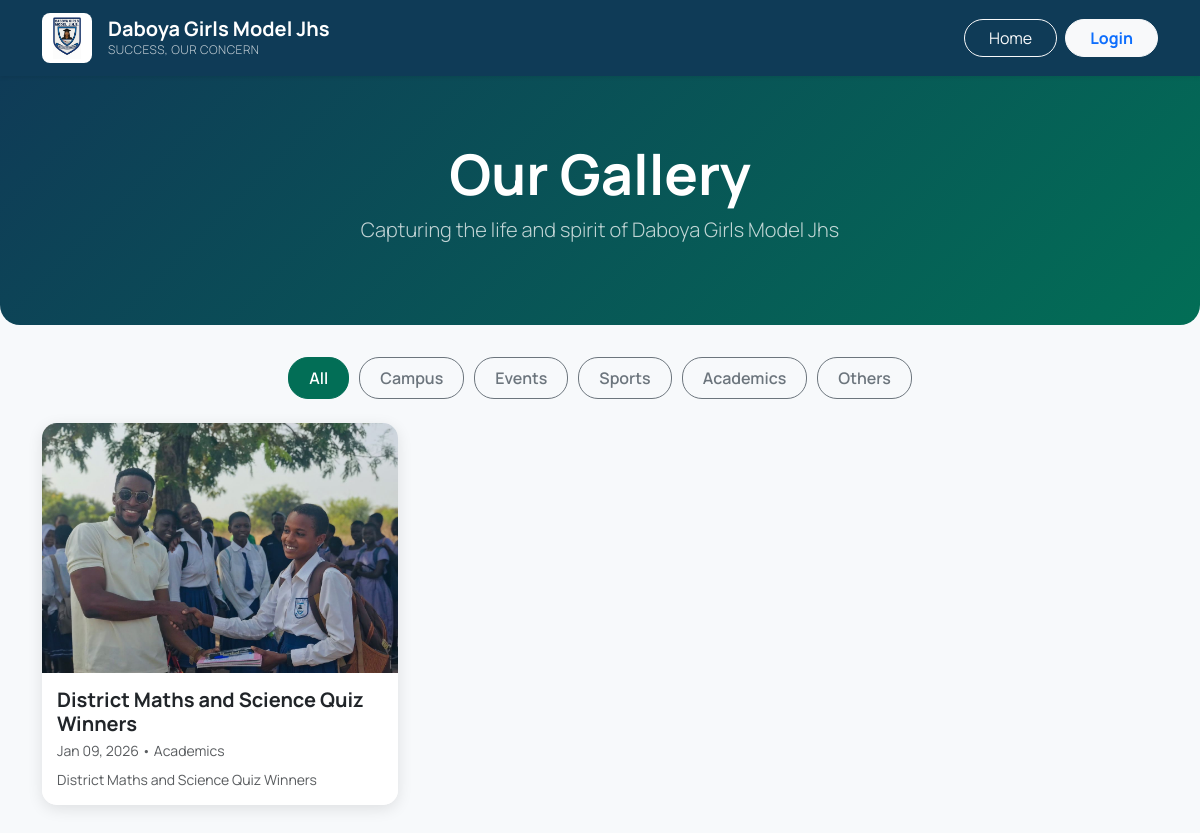
/academics/gallery/, run on the app's committed database.
### academics/models.py (models this page shows, shortened)
class SchoolInfo(models.Model):
    name = models.CharField(max_length=200, default="Daboya Girls Model JHS")
    address = models.TextField(default="P.O. Box 6, Daboya, North Gonja District")
    phone = models.CharField(max_length=50, default="024-0852910")
    email = models.EmailField(default="info@daboyagirlsmodel.edu.gh")
    motto = models.CharField(max_length=200, default="Success, Our Concern")
    logo = models.ImageField(upload_to='school_logo/', null=True, blank=True)
    class Meta:
        verbose_name_plural = "School Information"

class GalleryImage(models.Model):
    CATEGORY_CHOICES = [
        ('campus', 'Campus'),
        ('events', 'Events'),
        ('sports', 'Sports'),
        ('academics', 'Academics'),
        ('others', 'Others'),
    ]
    title = models.CharField(max_length=100)
    caption = models.TextField(blank=True)
    image = models.ImageField(upload_to='gallery/')
    category = models.CharField(max_length=50, choices=CATEGORY_CHOICES, default='events')
    created_at = models.DateTimeField(auto_now_add=True)
    class Meta:
        ordering = ['-created_at']

### academics/views.py (the view)
# urls.py: path('gallery/', views.gallery_view, name='gallery'),
def gallery_view(request):
    images = GalleryImage.objects.all()
    category = request.GET.get('category')
    if category and category != 'all':
        images = images.filter(category=category)
    categories = GalleryImage.CATEGORY_CHOICES
    context = {
        'images': images,
        'categories': categories,
        'current_category': category
    }
    return render(request, 'gallery.html', context)

### academics/context_processors.py (called while the page is built)
def school_info(request):
    try:
        info = SchoolInfo.objects.first()
    except:
        info = None
    if not info:
        return {
            'school_name': "Daboya Girls Model JHS",
            'school_address': "P.O. Box 6, Daboya, North Gonja District",
            'school_motto': "Success, Our Concern",
        }
    return {
        'school_name': info.name,
        'school_address': info.address,
        'school_phone': info.phone,
        'school_email': info.email,
        'school_motto': info.motto,
        'school_logo': info.logo,
        'school_object': info
    }

### templates/gallery.html (shortened to what this page needs)
{% extends 'base.html' %}
{% load static %}
{% block content %}
    {% include 'gallery_inner.html' %}
{% endblock %}

### templates/gallery_inner.html (shortened to what this page needs)
{% if not user.is_authenticated %}
<nav class="navbar navbar-expand-lg navbar-dark shadow-sm position-sticky top-0 z-3" style="background-color: var(--primary-dark);">
    <div class="container">
        <a class="navbar-brand d-flex align-items-center gap-3" href="{% url 'home' %}">
            {% if school_logo %}
            <img src="{{ school_logo.url }}" alt="Logo" width="50" height="50" style="object-fit: contain;" class="rounded-3 bg-white p-1">
            {% else %}
            <div class="d-flex align-items-center justify-content-center bg-white rounded-3 text-primary fw-bold" style="width: 50px; height: 50px;">GM</div>
            {% endif %}
            <div class="d-flex flex-column">
                <span class="fw-bold fs-5" style="line-height: 1.2;">{{ school_name }}</span>
                {% if school_motto %}
                <span class="small opacity-75 fw-light" style="font-size: 0.75rem; letter-spacing: 0.5px;">{{ school_motto }}</span>
                {% endif %}
            </div>
        </a>
        <div class="collapse navbar-collapse" id="galleryNav">
            <div class="ms-auto d-flex gap-2 align-items-center mt-3 mt-lg-0">
                <a href="{% url 'home' %}" class="btn btn-outline-light rounded-pill px-4">Home</a>
                <a href="{% url 'login' %}" class="btn btn-light rounded-pill px-4 text-primary fw-bold">Login</a>
            </div>
        </div>
    </div>
</nav>
{% endif %}
<div class="gallery-header">
    <div class="container">
        <h1 class="display-4 fw-bold">Our Gallery</h1>
        <p class="lead opacity-75">Capturing the life and spirit of {{ school_name }}</p>
    </div>
</div>
<div class="container mb-5">
    <div class="d-flex justify-content-center flex-wrap mb-4 gallery-filter">
        <a href="?category=all" class="btn btn-outline-secondary {% if not current_category or current_category == 'all' %}active{% endif %}">All</a>
        {% for cat_code, cat_name in categories %}
            <a href="?category={{ cat_code }}" class="btn btn-outline-secondary {% if current_category == cat_code %}active{% endif %}">{{ cat_name }}</a>
        {% endfor %}
    </div>
    <div class="gallery-grid">
        {% for item in images %}
        <div class="gallery-item">
            <div class="gallery-card">
                <img src="{{ item.image.url }}" alt="{{ item.title }}" class="gallery-img" data-bs-toggle="modal" data-bs-target="#imageModal{{ item.id }}">
                <div class="gallery-caption">
                    <h5 class="mb-1 fw-bold text-dark">{{ item.title }}</h5>
                    <small class="text-muted d-block mb-2">{{ item.created_at|date:"M d, Y" }} &bull; {{ item.get_category_display }}</small>
                    {% if item.caption %}
                        <p class="small text-muted mb-0">{{ item.caption|truncatechars:100 }}</p>
                    {% endif %}
                </div>
            </div>
        </div>
        {% empty %}
        <div class="text-center py-5 w-100" style="grid-column: span 3;">
            <div class="mb-3"><i class="bi bi-images fs-1 text-muted"></i></div>
            <h4 class="text-muted">No images found in this category.</h4>
        </div>
        {% endfor %}
    </div>
</div>

### templates/base.html (style rules this page uses)
:root { --primary-dark: #0f3b57; --primary-teal: #026e56; --primary-light: #e6fcf5; --accent-blue: #0b9cc7; --secondary-color: #0b9cc7; --accent-color: #026e56; --text-main: #0f172a; --text-muted: #64748b; --surface-light: #f7f9fb; --surface-white: #ffffff; --sidebar-width: 260px; --sidebar-collapsed-width: 70px; --header-height: 70px; --card-shadow: 0 4px 6px -1px rgba(0, 0, 0, 0.1), 0 2px 4px -1px rgba(0, 0, 0, 0.06); --gradient-strong: linear-gradient(135deg, var(--primary-dark) 0%, var(--primary-teal) 100%); }
* { box-sizing: border-box; }
body { font-family: 'Manrope', 'Segoe UI', Tahoma, Geneva, Verdana, sans-serif; background: var(--surface-light); color: var(--text-main); min-height: 100vh; margin: 0; }

### templates/gallery_inner.html (style rules this page uses)
.gallery-header { background: linear-gradient(135deg, var(--primary-dark), var(--primary-teal)); padding: 4rem 0; margin-bottom: 2rem; color: white; text-align: center; border-radius: 0 0 20px 20px; }
.gallery-filter .btn { border-radius: 20px; padding: 8px 20px; margin: 0 5px; font-weight: 600; transition: all 0.3s; }
.gallery-filter .btn.active { background-color: var(--primary-teal); color: white; border-color: var(--primary-teal); }
.gallery-item { margin-bottom: 24px; break-inside: avoid; transition: transform 0.3s ease; }
.gallery-card { border: none; border-radius: 15px; overflow: hidden; box-shadow: 0 4px 15px rgba(0,0,0,0.1); background: white; }
.gallery-img { width: 100%; height: 250px; object-fit: cover; cursor: pointer; transition: transform 0.5s ease; }
.gallery-caption { padding: 15px; background: white; }
.gallery-grid { column-count: 1; column-gap: 24px; }
@media (min-width: 576px) { .gallery-grid { column-count: 2; } }
@media (min-width: 992px) { .gallery-grid { column-count: 3; } }

### data on the page
SchoolInfo: name "Daboya Girls Model Jhs", motto "SUCCESS, OUR CONCERN"
GalleryImage: image (picture), title "District Maths and Science Quiz Winners", created_at "Jan 09, 2026", category "Academics", caption "District Maths and Science Quiz Winners"

### other printed values
{{ cat_name }} "Campus" "Events" "Sports" "Academics" "Others"
